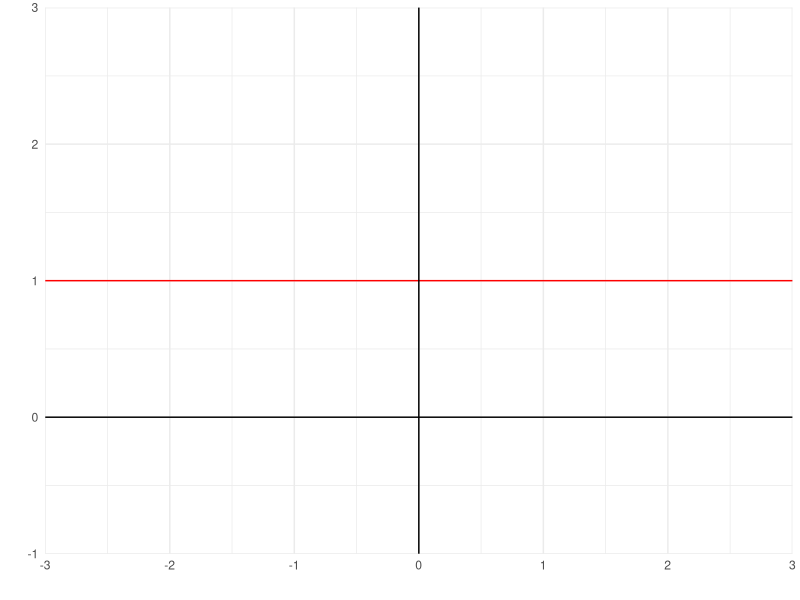
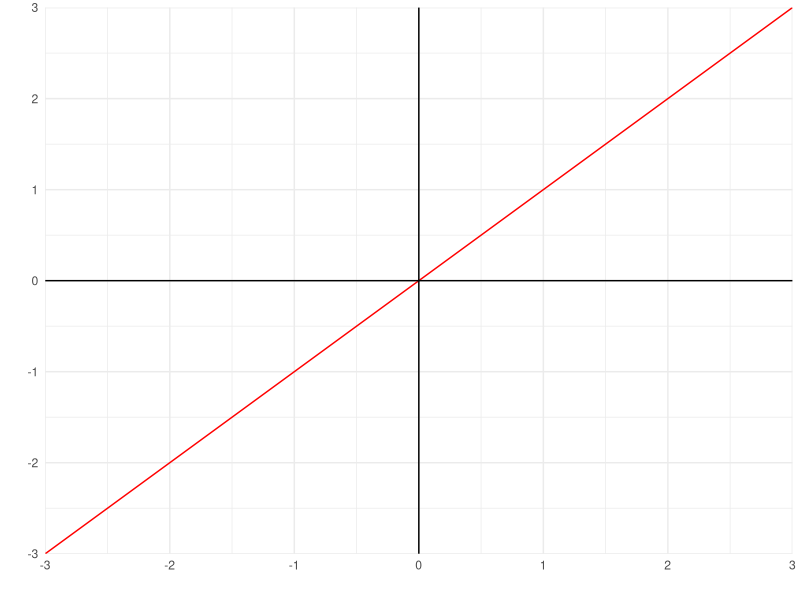
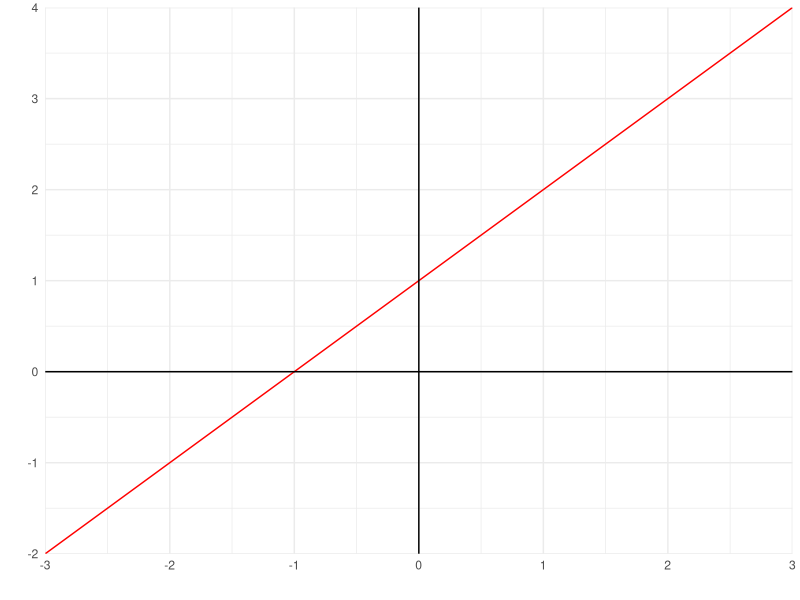
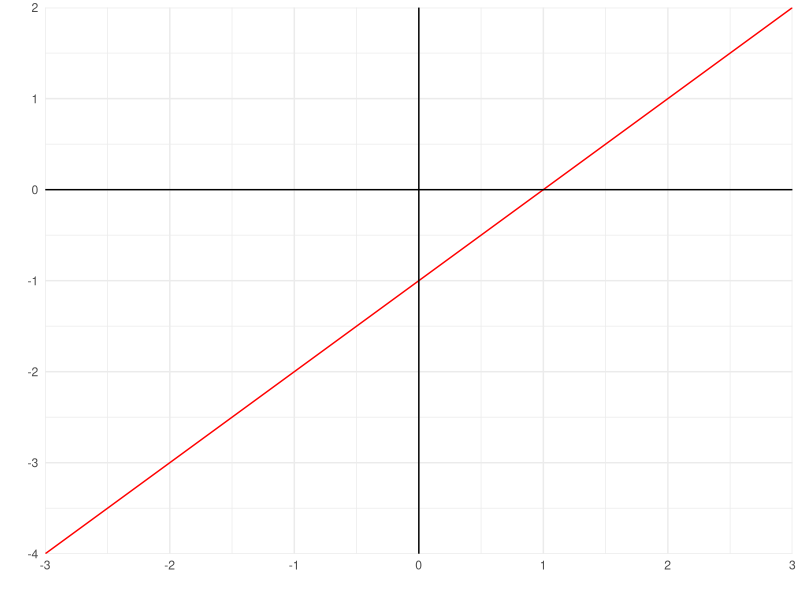
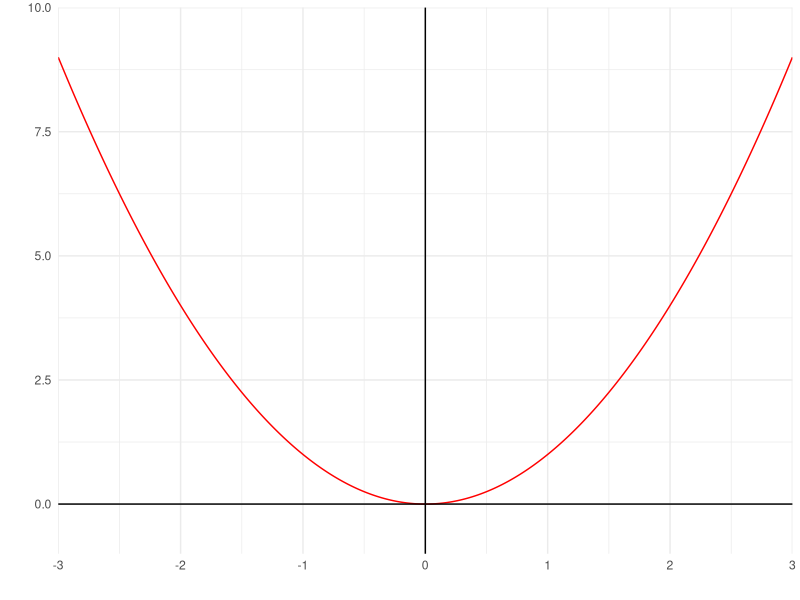
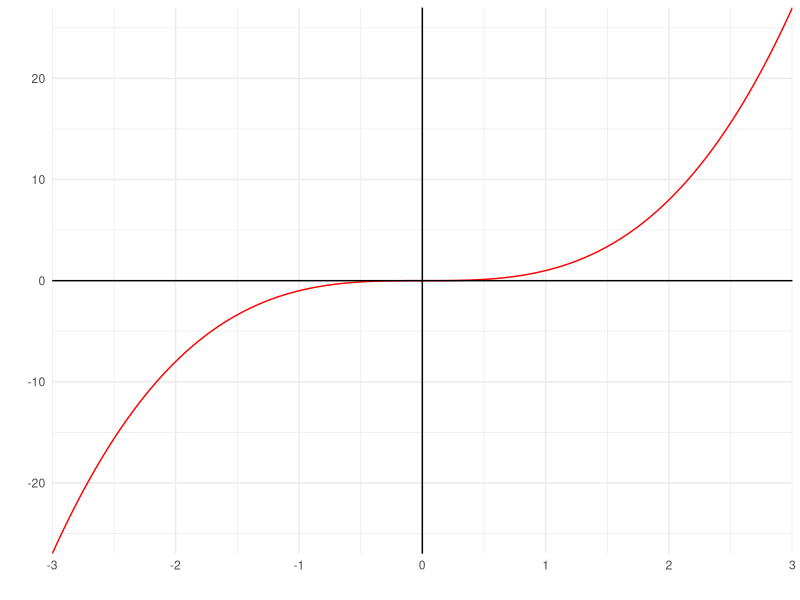
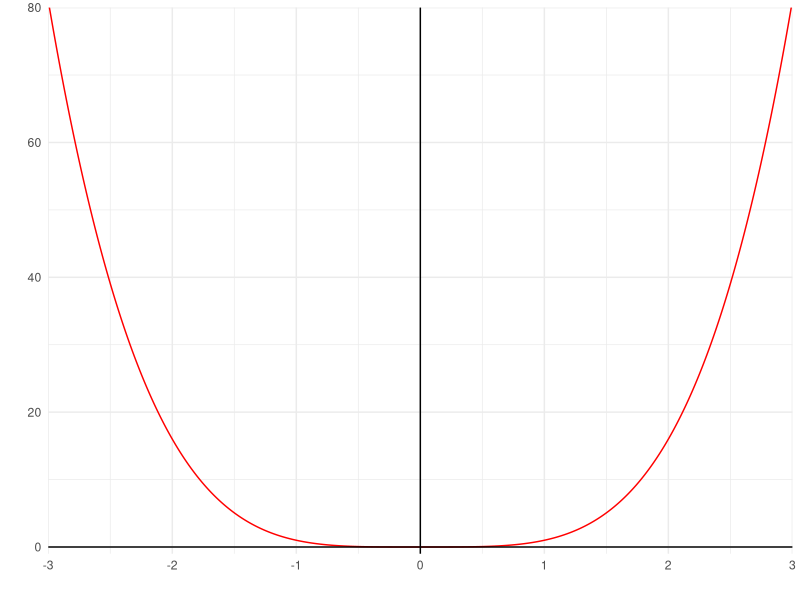
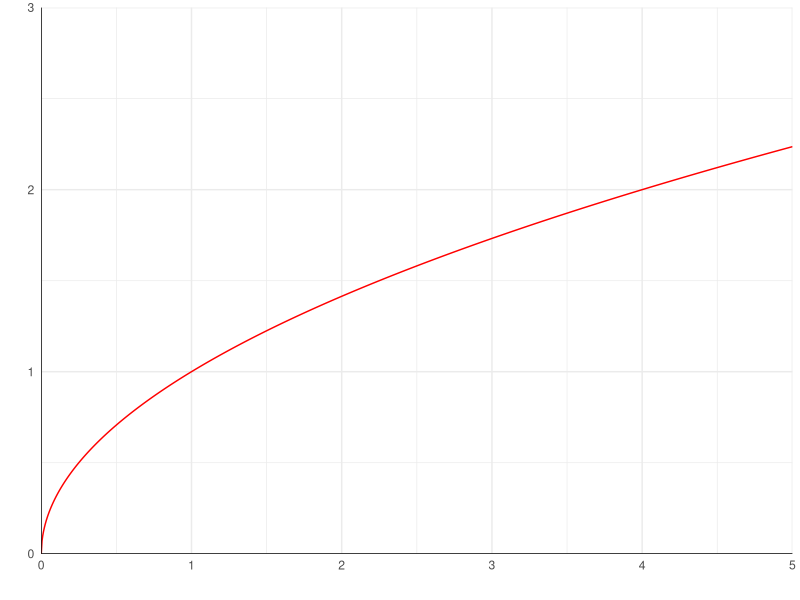

Generate these figures, in order, with R:
## ---- chunk 1
library(ggplot2)
## ---- chunk 2
plot_line <- function(function_name,
                      x_start = -3,
                      x_end = 3,
                      y_start = NULL,
                      y_end = NULL,
                      step = 1){
  range_total <- x_start:x_end
  
  breaks_range <- seq(x_start, x_end, by = step)

  ggplot(data.frame(x = range_total)) +
    aes(x = x) +
    coord_cartesian(expand = FALSE,
                    ylim = c(y_start, y_end)
                    ) +

    stat_function(fun = function_name, color = "red", n = 1000)  +
    geom_hline(yintercept = 0, col = "black") +
    geom_vline(xintercept = 0, col = "black") +
    scale_x_continuous(breaks = breaks_range)+ 
    #scale_y_continuous(breaks = breaks_range)+ 
    theme_minimal() +
    labs(x = "", y = "") 
}
## ---- chunk 3
plot_line(~1, y_start = -1, y_end = 3)
## ---- chunk 4
plot_line(function(x) x)
## ---- chunk 5
plot_line(function(x) x + 1)
## ---- chunk 6
plot_line(function(x) x - 1)
## ---- chunk 7
# TO DO!
# function_5 <- function(x){
#   if(x <= 2){
#     return(x + 1)
#   } else {
#     return(x - 1)
#   }
# }
# plot_line(function_5)
## ---- chunk 8
plot_line(function(x) x^2, y_start = -1, y_end = 10)
## ---- chunk 9
plot_line(function(x) x^3)
## ---- chunk 10
plot_line(function(x) x^4, y_start = -1, y_end = 80)
## ---- chunk 11
plot_line(function(x) sqrt(x), x_start = 0, x_end = 5, y_start = 0, y_end = 3)
## ---- chunk 12
plot_line(abs, y_start = -1, y_end = 3)
## ---- chunk 13
plot_line(function(x) 1/x)
## ---- chunk 14
plot_line(function(x) 1/x^2, y_start = -1, y_end = 100)
## ---- chunk 15
plot_line(function(x) 3*x)
## ---- chunk 16
plot_line(function(x) -3*x)
## ---- chunk 17
plot_line(function(x) 2^x)
## ---- chunk 18
plot_line(function(x) 2^-x)
## ---- chunk 19
plot_line(function(x) x + 1/x^2, 
          x_start = -50, 
          x_end = 50, step = 10)
## ---- chunk 20
plot_line(function(x) sin(x), 
          x_start = -10, 
          x_end = 10,
          y_start = -2,
          y_end = 2)
## ---- chunk 21
plot_line(function(x) abs(sin(x)), 
          x_start = -10, 
          x_end = 10,
          y_start = -2,
          y_end = 2)
## ---- chunk 22
plot_line(function(x) cos(x), 
          x_start = -10, 
          x_end = 10,
          y_start = -2,
          y_end = 2)
## ---- chunk 23
plot_line(function(x) tan(x), 
          x_start = -10, 
          x_end = 10,
          y_start = -10,
          y_end = 10)
## ---- chunk 24
plot_line(function(x) x * sin(x), 
          x_start = -10, 
          x_end = 10,
          y_start = -10,
          y_end = 10)
## ---- chunk 25
plot_line(function(x) x^2 * sin(x), 
          x_start = -10, 
          x_end = 10,
          y_start = -70,
          y_end = 70)
## ---- chunk 26
plot_line(function(x) sin(1/x), 
          x_start = -10, 
          x_end = 10,
          y_start = -2,
          y_end = 2)
## ---- chunk 27
plot_line(function(x) x * sin(1/x), 
          x_start = -10, 
          x_end = 10,
          y_start = -2,
          y_end = 2)
## ---- chunk 28
plot_line(function(x) 1 / sin(x),
          x_start = -10,
          x_end = 10)
